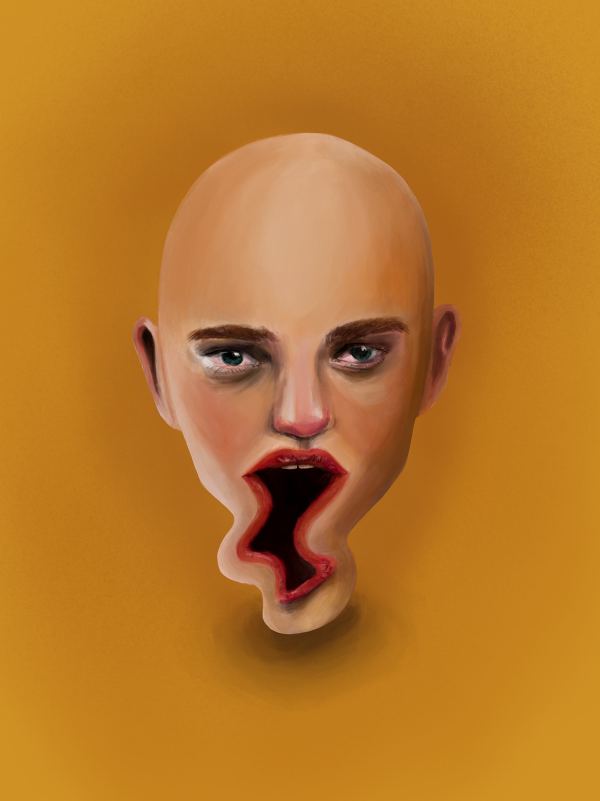
#> input picture 21BAI1807_Lab3-Task/distortedImage.jpg, 1200 x 1601 px (shown at 1/2 size)
$ jupyter execute BilinearInterpollation.ipynb   (shell and % lines are left out)
#> lines starting #> are read from the running program, lines starting #| are printed output that depends on the picture
[cell 1]
#Perform bilinear interpolation on a image
import numpy as np
import matplotlib.pyplot as plt

[cell 2]
image = plt.imread("./distortedImage.jpg")
#> image is the input picture: shape (1601, 1200, 3); mean R, G, B 184.8, 119.9, 39.5
plt.imshow(image)

[cell 3]
import cv2

[cell 4]
def bilinear_interpolation(src, dst_size):
#> called with dst_size = (800, 600)
    src_height, src_width = src.shape[:2]
#> src_height = 1601; src_width = 1200
    dst_width, dst_height = dst_size

    # Check if the image is grayscale or color
    is_grayscale = len(src.shape) == 2
#> is_grayscale = False

    # Create an empty image for the destination with the specified size
    if is_grayscale:
        dst = np.zeros((dst_height, dst_width), dtype=src.dtype)
    else:
        dst = np.zeros((dst_height, dst_width, src.shape[2]), dtype=src.dtype)

    # Calculate the ratio of old dimensions to new dimensions
    x_ratio = src_width / dst_width
#> x_ratio = 1.5
    y_ratio = src_height / dst_height
#> y_ratio = 2.67

    for i in range(dst_height):
        for j in range(dst_width):
            # Find the coordinates of the four nearest pixels
            x_l = int(x_ratio * j)
            y_l = int(y_ratio * i)
            x_h = min(x_l + 1, src_width - 1)
            y_h = min(y_l + 1, src_height - 1)

            # Distances between the point and the top-left corner
            x_weight = (x_ratio * j) - x_l
            y_weight = (y_ratio * i) - y_l

            # Interpolation process
            if is_grayscale:
                a = src[y_l, x_l]
                b = src[y_l, x_h]
                c = src[y_h, x_l]
                d = src[y_h, x_h]

                # Calculate the weighted sum of pixels
                pixel_value = (a * (1 - x_weight) * (1 - y_weight) +
                               b * x_weight * (1 - y_weight) +
                               c * (1 - x_weight) * y_weight +
                               d * x_weight * y_weight)

                dst[i, j] = int(pixel_value)
            else:
                for channel in range(src.shape[2]):
                    a = src[y_l, x_l, channel]
                    b = src[y_l, x_h, channel]
                    c = src[y_h, x_l, channel]
                    d = src[y_h, x_h, channel]

                    # Calculate the weighted sum of pixels
                    pixel_value = (a * (1 - x_weight) * (1 - y_weight) +
                                   b * x_weight * (1 - y_weight) +
                                   c * (1 - x_weight) * y_weight +
                                   d * x_weight * y_weight)

                    dst[i, j, channel] = int(pixel_value)
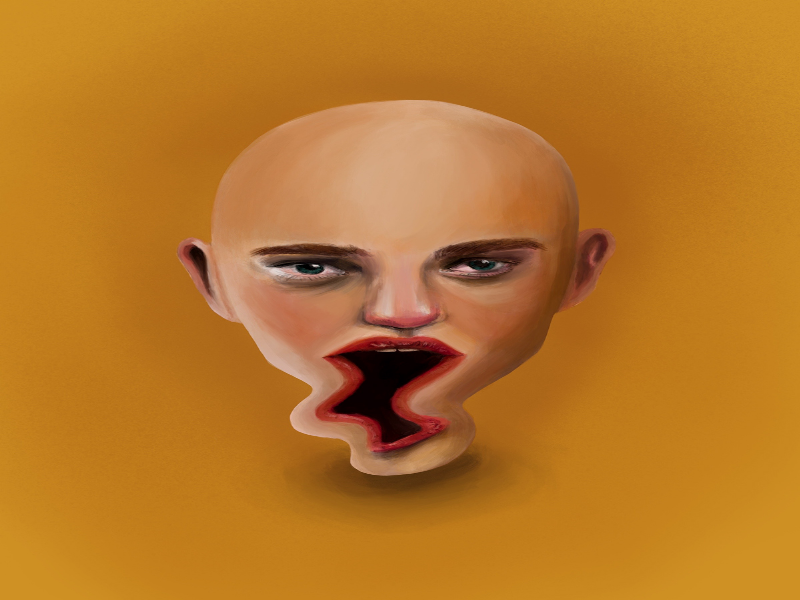
#> dst: shape (600, 800, 3); mean R, G, B 184.5, 119.6, 39.1

    return dst
